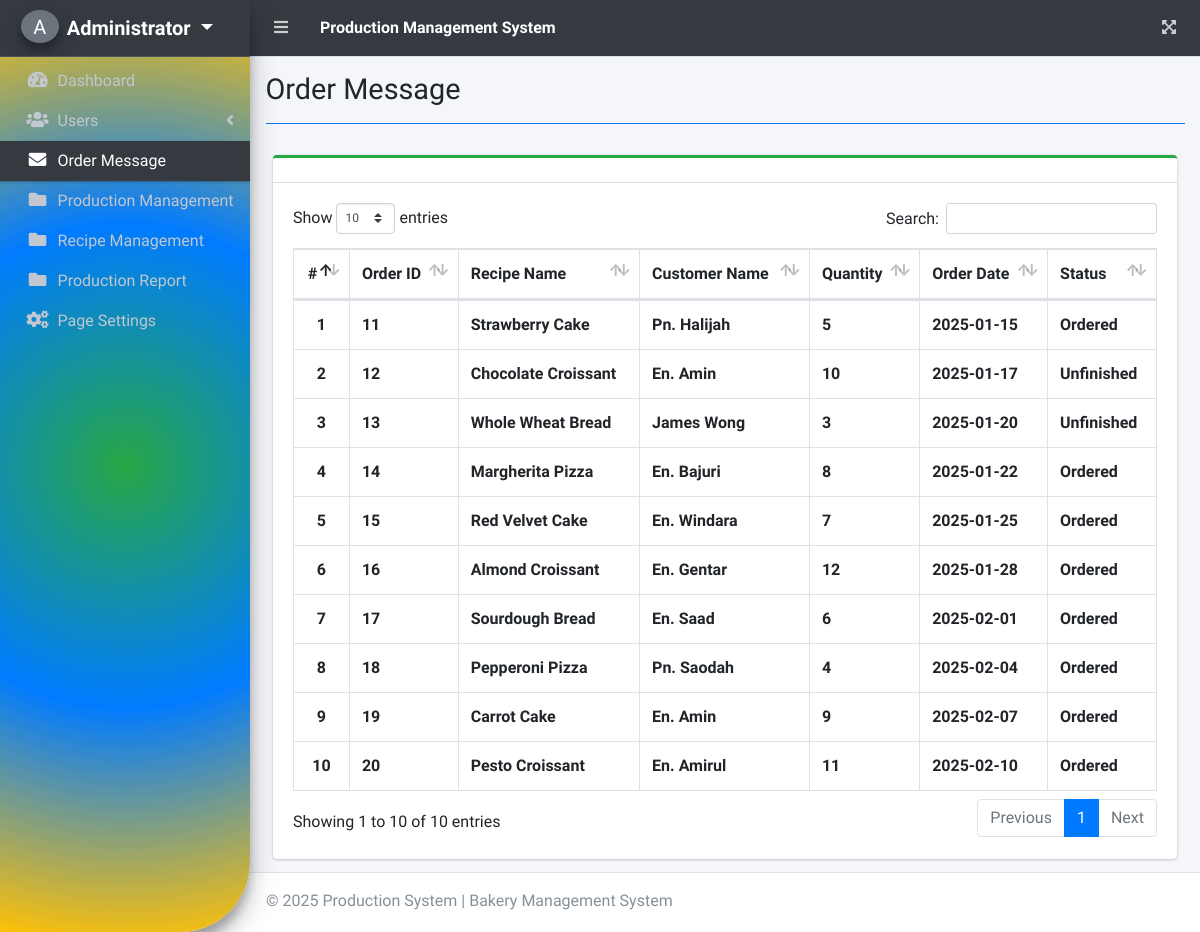
Page /index.php?page=order_message (signed in) on the committed database.
### tables this page shows
CREATE TABLE `order_customer` (
  `order_id` int(11) NOT NULL,
  `recipe_name` text NOT NULL,
  `customer_name` text NOT NULL,
  `quantity` int(11) NOT NULL,
  `order_date` date NOT NULL,
  `status` text NOT NULL
);

### order_message.php (the view, shortened to what this page needs)
<?php include'db_connect.php' ?>
<div class="col-lg-12">
	<div class="card card-outline card-success">
		<div class="card-header">
		</div>
		<div class="card-body">
			<table class="table tabe-hover table-bordered" id="list">
				<thead>
					<tr>
						<th class="text-center">#</th>
						<th>Order ID</th>
						<th>Recipe Name</th>
						<th>Customer Name</th>
						<th>Quantity</th>
                        <th>Order Date</th>
						<th>Status</th>
					</tr>
				</thead>
				<tbody>
					<?php
					$i = 1;
					$qry = $conn->query("SELECT * FROM order_customer");
					while($row= $qry->fetch_assoc()):
					?>
					<tr>
						<th class="text-center"><?php echo $i++ ?></th>
						<td><b><?php echo $row['order_id'] ?></b></td>
						<td><b><?php echo $row['recipe_name'] ?></b></td>
						<td><b><?php echo $row['customer_name'] ?></b></td>
						<td><b><?php echo $row['quantity']?></b></td>
                        <td><b><?php echo $row['order_date']?></b></td>
						<td><b><?php echo $row['status']?></b></td>
					</tr>
				<?php endwhile; ?>
				</tbody>
			</table>
		</div>
	</div>
</div>

### rows in the picture
order_customer: order_id "11", recipe_name "Strawberry Cake", customer_name "Pn. Halijah", quantity "5", order_date "2025-01-15", status "Ordered"
order_customer: order_id "12", recipe_name "Chocolate Croissant", customer_name "En. Amin", quantity "10", order_date "2025-01-17", status "Unfinished"
order_customer: order_id "13", recipe_name "Whole Wheat Bread", customer_name "James Wong", quantity "3", order_date "2025-01-20", status "Unfinished"
order_customer: order_id "14", recipe_name "Margherita Pizza", customer_name "En. Bajuri", quantity "8", order_date "2025-01-22", status "Ordered"
order_customer: order_id "15", recipe_name "Red Velvet Cake", customer_name "En. Windara", quantity "7", order_date "2025-01-25", status "Ordered"
order_customer: order_id "16", recipe_name "Almond Croissant", customer_name "En. Gentar", quantity "12", order_date "2025-01-28", status "Ordered"
order_customer: order_id "17", recipe_name "Sourdough Bread", customer_name "En. Saad", quantity "6", order_date "2025-02-01", status "Ordered"
order_customer: order_id "18", recipe_name "Pepperoni Pizza", customer_name "Pn. Saodah", quantity "4", order_date "2025-02-04", status "Ordered"
order_customer: order_id "19", recipe_name "Carrot Cake", customer_name "En. Amin", quantity "9", order_date "2025-02-07", status "Ordered"
order_customer: order_id "20", recipe_name "Pesto Croissant", customer_name "En. Amirul", quantity "11", order_date "2025-02-10", status "Ordered"

### other values in the picture
substr($_SESSION['login_fullname'], 0,1) "A"
$_SESSION['login_fullname'] "Administrator"
$title "Order Message"
